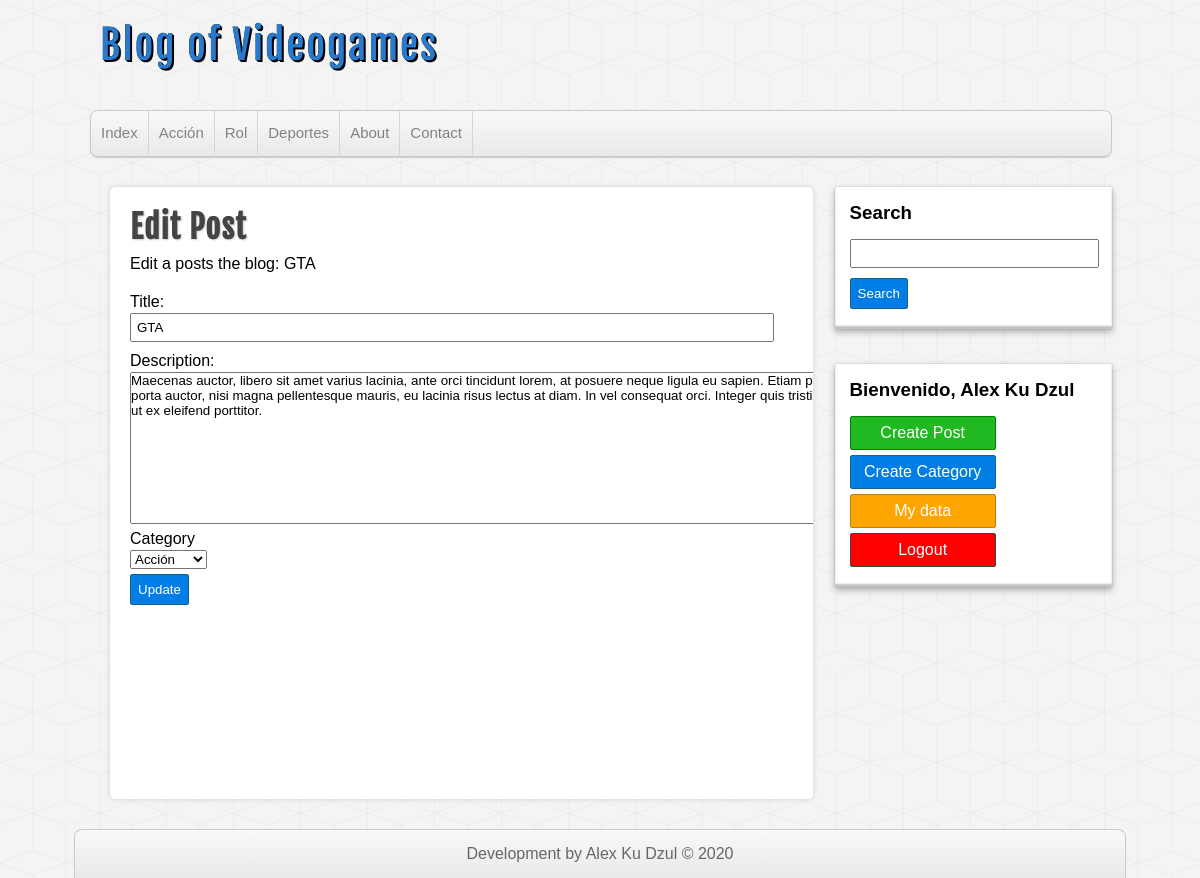
/update-post.php?id=1 (signed in), run on the app's committed database.
### tables this page shows
CREATE TABLE categories(
    id INT(255) AUTO_INCREMENT NOT NULL,
    name VARCHAR(100),

    CONSTRAINT pk_categories PRIMARY KEY (id)
);

CREATE TABLE posts(
    id INT(255) AUTO_INCREMENT NOT NULL,
    user_id INT(255) NOT NULL,
    category_id INT(255) NOT NULL,
    title VARCHAR(255) NOT NULL,
    description MEDIUMTEXT,
    date DATE NOT NULL,

    CONSTRAINT pk_posts PRIMARY KEY(id),
    CONSTRAINT fk_post_user FOREIGN KEY (user_id) REFERENCES users(id),
    CONSTRAINT fk_post_category FOREIGN KEY(category_id) REFERENCES categories(id) ON DELETE CASCADE 
);

### includes/helpers.php (called while the page is built, shortened)
<?php
function getCategories($conexion){
    $sql = "SELECT * FROM categories ORDER BY id ASC;";
    $categories = mysqli_query($conexion, $sql);
    $result = array();
    if($categories && mysqli_num_rows($categories) >= 1){
        $result = $categories;
    }
    return $result;
}
function getPost($conexion, $id){
    $sql = "SELECT p.*, c.name AS 'category', CONCAT(u.name, ' ', u.lastname) AS 'user' FROM posts p INNER JOIN categories c ON p.category_id = c.id INNER JOIN users u ON p.user_id = u.id WHERE p.id = $id";
    $post = mysqli_query($conexion, $sql);
    $result = array();
    if($post && mysqli_num_rows($post) >= 1){
        $result = mysqli_fetch_assoc($post);
    }
    return $result;
}
?>

### update-post.php (the view, shortened to what this page needs)
<?php require_once 'includes/conexion.php'; ?>
<?php require_once 'includes/helpers.php'; ?>
<?php
    $post_current = getPost($conexion, $_GET['id']);
?>
<?php require_once 'includes/header.php' ?>
<?php require_once 'includes/sidebar.php' ?>
<div id="main">
    <h1>Edit Post</h1>
    <p>Edit a posts the blog: <?=$post_current['title']?></p>
    <br>
    <form action="save-post.php?edit=<?=$post_current['id']?>" method="POST">
        <label for="title">Title:</label>
        <input type="text" name="title" value="<?=$post_current['title']?>">
        <label for="description">Description:</label>
        <textarea name="description" id="" cols="100" rows="10"><?=$post_current['description']?></textarea>
        <label for="category">Category</label>
        <select name="category" id="category">
            <?php $categories = getCategories($conexion) ?>
                <?php if(!empty($categories)): ?>
                    <?php while($category = mysqli_fetch_assoc($categories)):?>
                        <option value="<?=$category['id']?>" <?= ($category['id'] == $post_current['category_id']) ? 'selected = "selected"' : ''?>>
                            <?=$category['name'] ?>
                        </option>
                    <?php endwhile;?>
                <?php endif;?>
        </select>
        <input type="submit" value="Update">
    </form>
</div>
<?php require_once 'includes/footer.php' ?>

### includes/header.php (shortened to what this page needs)
<?php require_once 'conexion.php' ?>
<?php require_once 'includes/helpers.php'; ?>
<!DOCTYPE html>
<html lang="en">
<head>
    <link rel="stylesheet" href="assets/css/style.css">
</head>
<body>
    <header id="header">
        <div id="logo">
            <a href="index.php">
                Blog of Videogames
            </a>
        </div>
        <nav id="nav">
            <ul>
                <li><a href="index.php">Index</a></li>
                <?php $categories = getCategories($conexion); ?>
                    <?php if(!empty($categories)): ?>
                        <?php while($category = mysqli_fetch_assoc($categories)): ?>
                            <li><a href="category.php?id=<?=$category['id'] ?>"><?=$category['name'] ?> </a></li>
                        <?php endwhile; ?>
                    <?php endif; ?>
                <li><a href="index.php">About</a></li>
                <li><a href="index.php">Contact</a></li>
            </ul>
        </nav>
    </header>
    <div id="container">

### assets/css/style.css (style rules this page uses)
* { margin: 0px; padding: 0px; font-family: sans-serif, Helvetica, Arial; text-decoration: none; }
body { background: url(../img/cubes.png) #F4F4F4; }
#header { width: 85%; height: auto; background: transparent; margin: 0px auto; }
#logo { float:left; width: 540px; height: 110px; }
#logo a { font-family: "fajala", Helvetica; font-size: 40px; letter-spacing: 2px; color: #2979CD; text-shadow: 0px 0px 0px black, 1px 1px 0px black, 2px 2px 0px black; transition: all 500ms; line-height: 90px; margin-left: 10px; }
#nav { clear: both; width: 100%; height: 45px; background: linear-gradient(to bottom, #f9f9f9 0px, #e9e9e9 100%); border: 1px solid #C9C9C9; border-radius: 8px; box-shadow: 0px 1px 1px #ccc; overflow: hidden; }
#nav ul { list-style: none; }
#nav ul li { float: left; line-height: 44px; border-right: 1px solid #D6D6D6; }
#nav ul li a { display: block; padding-left: 10px; padding-right: 10px; font-size: 15px; color: #838282; }
#container { width: 85%; height: auto; margin: 0px auto; margin-top: 30px; margin-bottom: 30px; }
label, input[type="text"], input[type="email"], input[type="password"] { display: block; width: 95%; margin-top:2px; margin-bottom: 2px; }
input[type="text"], input[type="email"], input[type="password"] { padding: 5px; margin-bottom: 10px; }
input[type="button"], input[type="submit"], .boton { margin-top: 5px; margin-bottom: 5px; display: block; border-radius: 2px; color:white; background: #007ee5; border: 1px solid #156785; cursor:pointer; padding: 7px; }
#main { float: left; width: 65%; min-height: 572px; background:white; border-radius: 5px; box-shadow: 0px 0px 5px #ccc; margin-left: 20px; padding: 20px; overflow: hidden; }
#main h1 { font-size: 32px; color: #444; letter-spacing: 1px; text-shadow: 1px 1px 2px #ccc; font-family: "fajala"; }
#main p { margin-top: 8px; }

### data on the page
categories: name "Acción"
categories: name "Rol"
categories: name "Deportes"
posts: title "GTA", description "Maecenas auctor, libero sit amet varius lacinia, ante orci tincidunt lorem, at posuere neque ligula eu sapien. Etiam pellentesque, leo a porta auctor, nisi magna pellentesque mauris, eu lacinia risus lectus at diam. In vel consequat orci. Integer quis tristique enim. Proin ut orci ut ex eleifend porttitor.", category "Acción"

### other printed values
$_SESSION['user']['name'] "Alex"
$_SESSION['user']['lastname'] "Ku Dzul"
